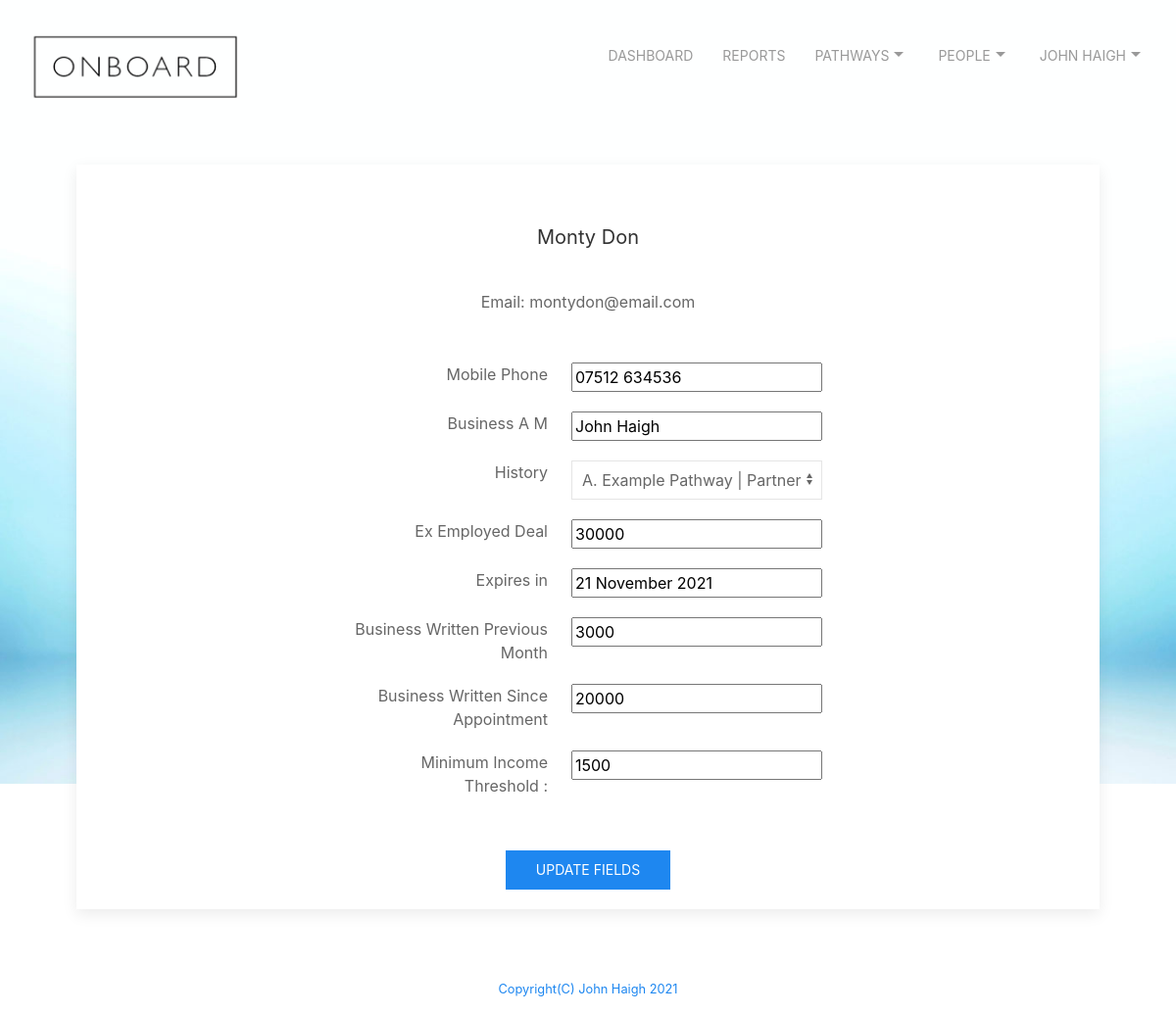
/updatefields?name=montydon@email.com (signed in), run on an earlier commit of the app's database.
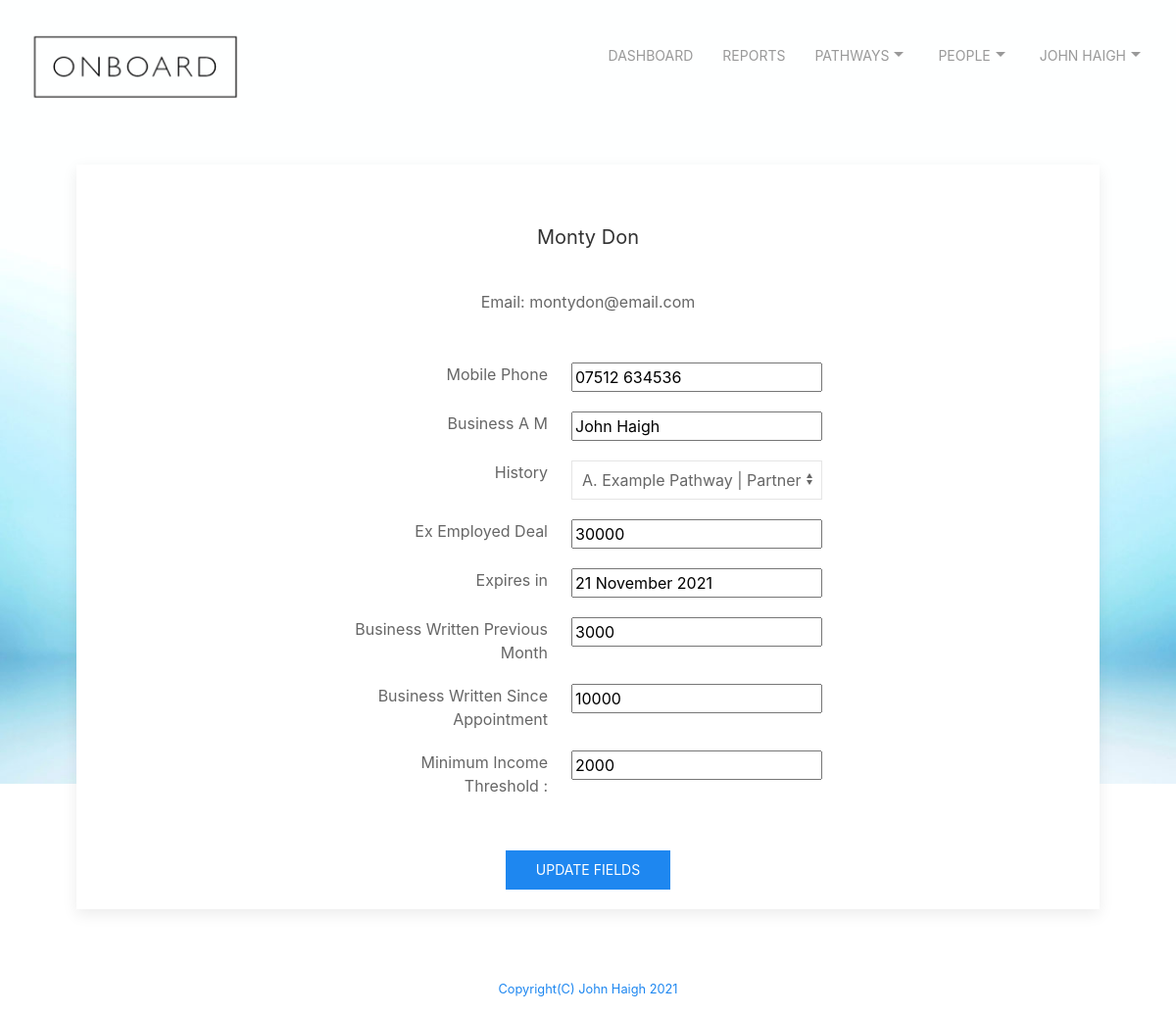
And on a later commit of the database.
### tables this page shows
CREATE TABLE people ('id' integer PRIMARY KEY NOT NULL, 'firstname' text NOT NULL, 'lastname' text NOT NULL, 'mobile' text NOT NULL, 'email' text NOT NULL, 'pdm' text NOT NULL, 'bam' text, 'pathwayEnrolled' text, 'pathwayEnrolledDate' text, 'pathwayEnrolledPosition' text, 'pathwayEnrolledProgress' integer,  'pathwayEnrolledPositionDate' text, 'history' text, 'exEmployedDeal' text, 'exEmployedDealExpiry' text, 'businessWrittenPreviousMonth' integer, 'businessWrittenYearToDate'  integer, 'daysinpathway' integer, 'estcompletion' text, 'score' int, 'minincome' int);

### app.py (the view, shortened to what this page needs)
@app.route("/updatefields", methods=["GET", "POST"])
@login_required
def updatefields():
    if request.method == "GET":
        db = SQL("sqlite:///onboard.db")
        info = db.execute("SELECT * FROM users WHERE id = ?", session["user_id"])
        username = info[0]['email']
        firstname = info[0]['firstname']
        lastname = info[0]['lastname']
        personemail = request.args.get('name')
        fullname = firstname + ' ' + lastname
        rows = db.execute("SELECT DISTINCT * FROM people WHERE email = ?", personemail)
        lanes = db.execute("SELECT pathwayName FROM pathways WHERE email = ? ORDER by pathwayName", username)
        return render_template("updatefields.html", FullName = fullname, rows = rows, lanes = lanes)

### app.py (called while the page is built)
@app.after_request
def after_request(response):
    response.headers["Cache-Control"] = "no-cache, no-store, must-revalidate"
    response.headers["Expires"] = 0
    response.headers["Pragma"] = "no-cache"
    return response

def login_required(f):
    @wraps(f)
    def decorated_function(*args, **kwargs):
        if session.get("user_id") is None:
            return redirect("/login")
        return f(*args, **kwargs)
    return decorated_function

### templates/updatefields.html (shortened to what this page needs)
{% extends "layout.html" %}
{% block main %}
<div class="uk-card uk-card-default uk-card-small">
  <div class="uk-text-center uk-card-body">
    <div class="uk-text-center uk-card-body">
      <h4>{{ rows[0]["firstname"] }} {{ rows[0]['lastname'] }}</h4>
      <p>Email: {{ rows[0]['email'] }}</p>
    </div>
    <div class="center">
      <table class="uk-table uk-table-small">
        <form method="POST">
          <thead>
            <th class="uk-table uk-table-small"></th>
            <th class="uk-table uk-table-small"></th>
          </thead>
          <tr>
            <td style="text-align: right;">Mobile Phone</td>
            <td><input type="text" name="mobile" value="{{ rows[0]['mobile'] }}"></td>
          </tr>
            <td style="text-align: right;">Business A M</td>
            <td><input type="text" name="bam" value="{{ rows[0]['bam'] }}"></td>
          <tr>
            <td style="text-align: right;">History</td>
            <td>
              <select class="uk-select" name="history">
                {% for lanes in lanes %}
                <option>{{ lanes['pathwayName'] }}</option>
                {% endfor %}
              </select>
            </td>
          </tr>
          <tr>
            <td style="text-align: right;">Ex Employed Deal</td>
            <td><input type="text" name="exemployeddeal" value="{{ rows[0]['exEmployedDeal'] }}"></td>
          </tr>
          <tr>
            <td style="text-align: right;">Expires in</td>
            <td><input type="text" name="exemployeddealexpiry" value="{{ rows[0]['exEmployedDealExpiry'] }}"></td>
          </tr>
          <tr>
            <td style="text-align: right;">Business Written Previous Month</td>
            <td><input type="text" name="businessWrittenPreviousMonth" value="{{ rows[0]['businessWrittenPreviousMonth'] }}"></td>
          </tr>
          <tr>
            <td style="text-align: right;">Business Written Since Appointment</td>
            <td><input type="text" name="businessWrittenYearToDate" value="{{ rows[0]['businessWrittenYearToDate'] }}"></td>
          </tr>
          <tr>
            <td style="text-align: right;">Minimum Income Threshold :</td>
            <td><input type="text" name="minincome" value="{{ rows[0]['minincome'] }}"></td>
          </tr>
          </table>
          <br />
          <button class="uk-button uk-button-primary" type="submit">Update Fields</button>
          <br />
    </div>
  </div>
</div>
{% endblock %}

### templates/layout.html (shortened to what this page needs)
<!DOCTYPE html>
<html lang="en">
<head>
  <link href="https://maxcdn.bootstrapcdn.com/bootstrap/4.1.3/css/bootstrap.min.css" rel="stylesheet">
  <link href="/static/styles.css" rel="stylesheet">
  <link rel="stylesheet" href="static/css/uikit.min.css" />
</head>
<div class="uk-position-relative">
  <div class="uk-position-top">
    <nav class="uk-navbar-container uk-navbar-transparent" uk-navbar>
      <div class="uk-navbar-right" >
        <ul class="uk-navbar-nav">
          {% if session.user_id %}
          <li><a href="/dashboard">Dashboard</a></li>
          <li><a href="/report">Reports</a></li>
          <li><a href="/pathways">Pathways<span uk-icon="icon:  triangle-down"></span></a>
          </li>
          <li><a href="/people">People<span uk-icon="icon:  triangle-down"></span></a>
          </li>
          <li>
            <a href="#">{{FullName}}<span uk-icon="icon:  triangle-down"></span></a>
                {% else %}
                <li><a href="/register">Register</a></li>
                <li><a href="/login">Login</a></li>
                {% endif %}
          </li>
        </ul>
      </div>
    </nav>
  </div>
</div>
<body class="p-3 mb-2 bg-light">
  <nav class="uk-navbar-container uk-navbar-transparent">
    {% if session.user_id %}
    <a href="/dashboard"><img src="/static/images/onboard_logo.png" height="75px" width="244px" alt="Logo"></a>
    {% else %}
    <a href="/dashboard"><img src="/static/images/onboard_logo.png" height="75px" width="244px" alt="Logo"></a>
    {% endif %}
  <main class="container p-5">
    {% block main %}{% endblock %}
  </main>
<footer id="page-footer" class="uk-margin-top" uk-sticky="bottom: true">
      <div class="footer">
          <a href="mailto:johnhaigh@icloud.com"><small>Copyright(C) John Haigh 2021</small></p>
        </div>
</footer>
</body>
</html>

What changed in the data, as far as the page shows it:
changed people "Monty": businessWrittenYearToDate "20000" → "10000"; minincome "1500" → "2000"
